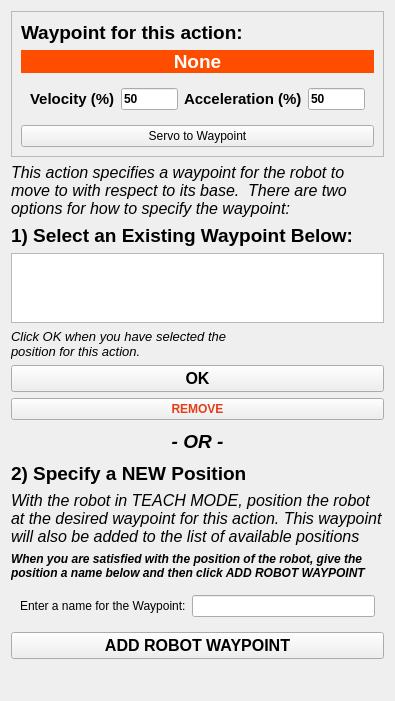
<?xml version="1.0" encoding="UTF-8"?>
<ui version="4.0">
 <class>ActionWaypointUI</class>
 <widget class="QWidget" name="ActionWaypointUI">
  <property name="geometry">
   <rect>
    <x>0</x>
    <y>0</y>
    <width>395</width>
    <height>701</height>
   </rect>
  </property>
  <property name="minimumSize">
   <size>
    <width>0</width>
    <height>600</height>
   </size>
  </property>
  <property name="maximumSize">
   <size>
    <width>16777215</width>
    <height>16777215</height>
   </size>
  </property>
  <property name="windowTitle">
   <string>Form</string>
  </property>
  <layout class="QVBoxLayout" name="verticalLayout">
   <item>
    <widget class="QFrame" name="frame">
     <property name="frameShape">
      <enum>QFrame::StyledPanel</enum>
     </property>
     <property name="frameShadow">
      <enum>QFrame::Sunken</enum>
     </property>
     <property name="lineWidth">
      <number>3</number>
     </property>
     <property name="midLineWidth">
      <number>3</number>
     </property>
     <layout class="QGridLayout" name="gridLayout_2">
      <item row="1" column="0">
       <widget class="QLabel" name="waypoint_label">
        <property name="font">
         <font>
          <pointsize>14</pointsize>
          <weight>75</weight>
          <bold>true</bold>
         </font>
        </property>
        <property name="styleSheet">
         <string notr="true">color:#ffffff;background-color:#FF4D00</string>
        </property>
        <property name="text">
         <string>None</string>
        </property>
        <property name="alignment">
         <set>Qt::AlignCenter</set>
        </property>
       </widget>
      </item>
      <item row="0" column="0">
       <widget class="QLabel" name="label_2">
        <property name="font">
         <font>
          <pointsize>14</pointsize>
          <weight>75</weight>
          <bold>true</bold>
         </font>
        </property>
        <property name="styleSheet">
         <string notr="true"/>
        </property>
        <property name="text">
         <string>Waypoint for this action:</string>
        </property>
       </widget>
      </item>
      <item row="2" column="0">
       <widget class="QWidget" name="widget_2" native="true">
        <layout class="QGridLayout" name="gridLayout_4">
         <item row="0" column="1">
          <widget class="QLineEdit" name="vel_field">
           <property name="maximumSize">
            <size>
             <width>90</width>
             <height>80</height>
            </size>
           </property>
           <property name="font">
            <font>
             <weight>75</weight>
             <bold>true</bold>
            </font>
           </property>
           <property name="text">
            <string>50</string>
           </property>
          </widget>
         </item>
         <item row="0" column="0">
          <widget class="QLabel" name="label">
           <property name="font">
            <font>
             <pointsize>11</pointsize>
             <weight>75</weight>
             <bold>true</bold>
            </font>
           </property>
           <property name="text">
            <string>Velocity (%)</string>
           </property>
          </widget>
         </item>
         <item row="0" column="2">
          <widget class="QLabel" name="label_3">
           <property name="font">
            <font>
             <pointsize>11</pointsize>
             <weight>75</weight>
             <bold>true</bold>
            </font>
           </property>
           <property name="text">
            <string>Acceleration (%)</string>
           </property>
          </widget>
         </item>
         <item row="0" column="3">
          <widget class="QLineEdit" name="acc_field">
           <property name="maximumSize">
            <size>
             <width>90</width>
             <height>16777215</height>
            </size>
           </property>
           <property name="font">
            <font>
             <weight>75</weight>
             <bold>true</bold>
            </font>
           </property>
           <property name="text">
            <string>50</string>
           </property>
          </widget>
         </item>
        </layout>
       </widget>
      </item>
      <item row="3" column="0">
       <widget class="QPushButton" name="servo_btn">
        <property name="text">
         <string>Servo to Waypoint</string>
        </property>
       </widget>
      </item>
     </layout>
    </widget>
   </item>
   <item>
    <widget class="QLabel" name="label_9">
     <property name="font">
      <font>
       <pointsize>12</pointsize>
       <italic>true</italic>
      </font>
     </property>
     <property name="text">
      <string>This action specifies a waypoint for the robot to move to with respect to its base.  There are two options for how to specify the waypoint:</string>
     </property>
     <property name="wordWrap">
      <bool>true</bool>
     </property>
    </widget>
   </item>
   <item>
    <widget class="QLabel" name="label_7">
     <property name="font">
      <font>
       <pointsize>14</pointsize>
       <weight>75</weight>
       <bold>true</bold>
      </font>
     </property>
     <property name="text">
      <string>1) Select an Existing Waypoint Below:</string>
     </property>
    </widget>
   </item>
   <item>
    <widget class="QListWidget" name="waypoint_list">
     <property name="minimumSize">
      <size>
       <width>0</width>
       <height>60</height>
      </size>
     </property>
     <property name="maximumSize">
      <size>
       <width>16777215</width>
       <height>80</height>
      </size>
     </property>
    </widget>
   </item>
   <item>
    <widget class="QLabel" name="label_10">
     <property name="minimumSize">
      <size>
       <width>0</width>
       <height>30</height>
      </size>
     </property>
     <property name="maximumSize">
      <size>
       <width>220</width>
       <height>16777215</height>
      </size>
     </property>
     <property name="font">
      <font>
       <pointsize>10</pointsize>
       <weight>50</weight>
       <italic>true</italic>
       <bold>false</bold>
      </font>
     </property>
     <property name="text">
      <string>Click OK when you have selected the position for this action.</string>
     </property>
     <property name="wordWrap">
      <bool>true</bool>
     </property>
    </widget>
   </item>
   <item>
    <widget class="QPushButton" name="waypoint_selected_btn">
     <property name="font">
      <font>
       <pointsize>12</pointsize>
       <weight>75</weight>
       <bold>true</bold>
      </font>
     </property>
     <property name="text">
      <string>OK</string>
     </property>
    </widget>
   </item>
   <item>
    <widget class="QPushButton" name="waypoint_remove_btn">
     <property name="font">
      <font>
       <weight>75</weight>
       <bold>true</bold>
      </font>
     </property>
     <property name="styleSheet">
      <string notr="true">color:#E33E19</string>
     </property>
     <property name="text">
      <string>REMOVE</string>
     </property>
    </widget>
   </item>
   <item>
    <widget class="QLabel" name="label_6">
     <property name="minimumSize">
      <size>
       <width>0</width>
       <height>30</height>
      </size>
     </property>
     <property name="maximumSize">
      <size>
       <width>16777215</width>
       <height>30</height>
      </size>
     </property>
     <property name="font">
      <font>
       <pointsize>14</pointsize>
       <weight>75</weight>
       <italic>true</italic>
       <bold>true</bold>
      </font>
     </property>
     <property name="text">
      <string>- OR -</string>
     </property>
     <property name="alignment">
      <set>Qt::AlignCenter</set>
     </property>
     <property name="wordWrap">
      <bool>true</bool>
     </property>
    </widget>
   </item>
   <item>
    <widget class="QLabel" name="label_8">
     <property name="font">
      <font>
       <pointsize>14</pointsize>
       <weight>75</weight>
       <bold>true</bold>
      </font>
     </property>
     <property name="text">
      <string>2) Specify a NEW Position</string>
     </property>
    </widget>
   </item>
   <item>
    <widget class="QLabel" name="label_13">
     <property name="font">
      <font>
       <pointsize>12</pointsize>
       <italic>true</italic>
      </font>
     </property>
     <property name="text">
      <string>With the robot in TEACH MODE, position the robot at the desired waypoint for this action. This waypoint will also be added to the list of available positions</string>
     </property>
     <property name="wordWrap">
      <bool>true</bool>
     </property>
    </widget>
   </item>
   <item>
    <widget class="QLabel" name="label_4">
     <property name="font">
      <font>
       <weight>75</weight>
       <italic>true</italic>
       <bold>true</bold>
      </font>
     </property>
     <property name="text">
      <string>When you are satisfied with the position of the robot, give the position a name below and then click ADD ROBOT WAYPOINT</string>
     </property>
     <property name="wordWrap">
      <bool>true</bool>
     </property>
    </widget>
   </item>
   <item>
    <widget class="QWidget" name="widget" native="true">
     <layout class="QGridLayout" name="gridLayout_3">
      <item row="0" column="0">
       <widget class="QLabel" name="label_5">
        <property name="maximumSize">
         <size>
          <width>16777215</width>
          <height>150</height>
         </size>
        </property>
        <property name="text">
         <string>Enter a name for the Waypoint:</string>
        </property>
       </widget>
      </item>
      <item row="0" column="1">
       <widget class="QLineEdit" name="waypoint_name_field">
        <property name="text">
         <string/>
        </property>
       </widget>
      </item>
     </layout>
    </widget>
   </item>
   <item>
    <widget class="QPushButton" name="waypoint_added_btn">
     <property name="font">
      <font>
       <pointsize>12</pointsize>
       <weight>75</weight>
       <bold>true</bold>
      </font>
     </property>
     <property name="text">
      <string>ADD ROBOT WAYPOINT</string>
     </property>
    </widget>
   </item>
   <item>
    <spacer name="verticalSpacer">
     <property name="orientation">
      <enum>Qt::Vertical</enum>
     </property>
     <property name="sizeHint" stdset="0">
      <size>
       <width>20</width>
       <height>40</height>
      </size>
     </property>
    </spacer>
   </item>
  </layout>
 </widget>
 <resources/>
 <connections/>
</ui>
